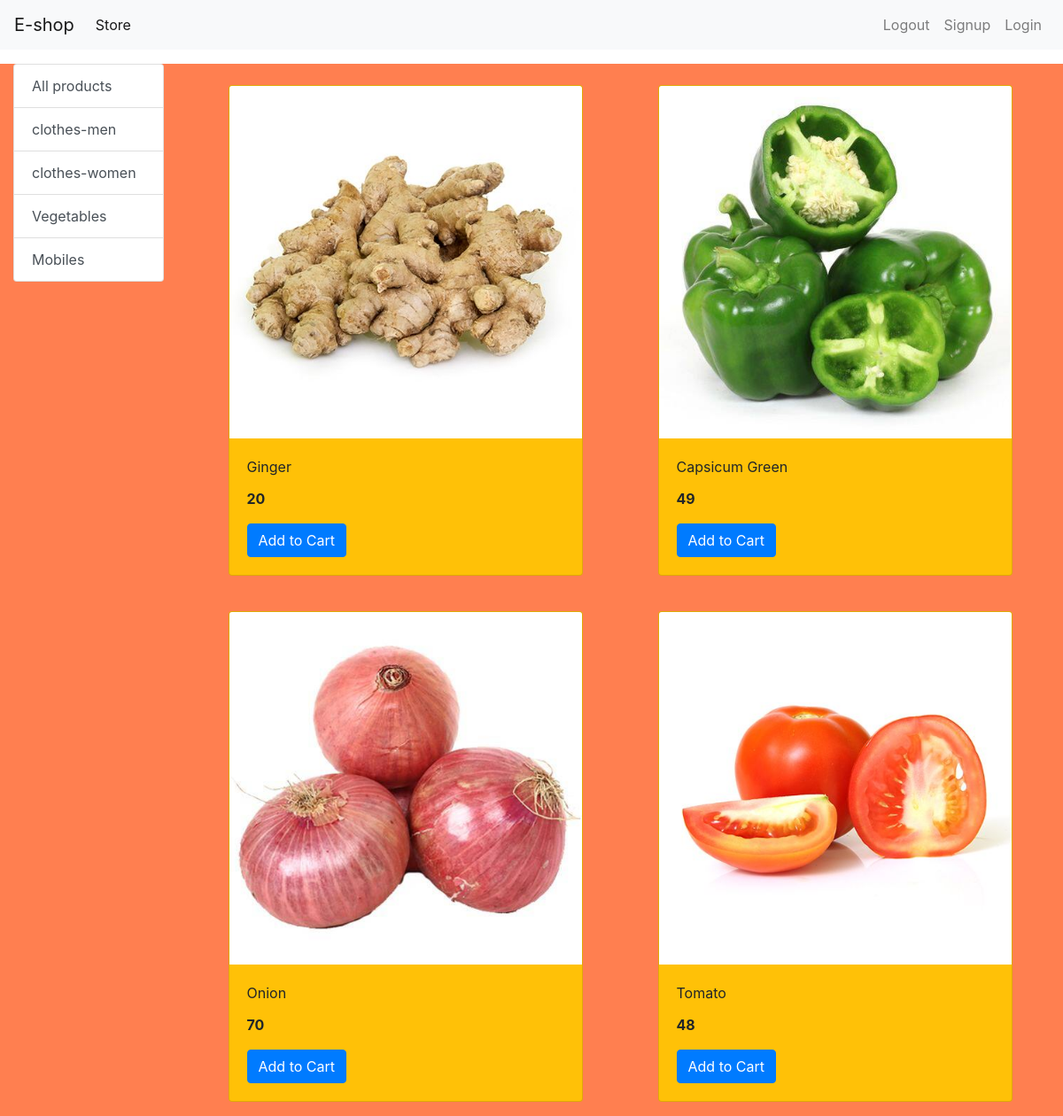
Screenshot of /?category=3 with the database file from the repository.
### store/models/categories.py (models this page shows, shortened)
class Category(models.Model):
    name = models.CharField(max_length=20)
    staticmethod
    def get_all_categories():
        return Category.objects.all()

### store/models/product.py (models this page shows, shortened)
class Product(models.Model):
    name=models.CharField(max_length=50)
    price=models.IntegerField(default=0)
    category = models.ForeignKey(Category, on_delete=models.CASCADE, default=1)
    description=models.CharField(max_length=200 , default='', null=True, blank=True)
    image=models.ImageField(upload_to='upload/products/')
    staticmethod
    def get_all_categories_by_categoryid(category_id):
        if category_id:
            return Product.objects.filter(category = category_id)
        else:
          return Product.get_all_products();

### store/views.py (the view)
# urls.py: path('', index)
def index(request):
    products=None
    category=Category.get_all_categories();
    categoryID=request.GET.get('category')
    if categoryID:
        products=Product.get_all_categories_by_categoryid(categoryID)
    else:
        products=Product.get_all_product();
    data={}
    data['products']=products
    data['category']=category
    return render(request, 'index.html', data)

### store/templates/index.html
{% extends 'base.html' %}
{% block content %}
    <div class="container-fluid mt-3" style="background-color: coral;">
     <div class="row">
         <div class="col-lg-2 mx-auto">
           <div class="list-group">
            <a href="/" class="list-group-item list-group-item-action ">All products</a>
           {% for category in category %}
             <a href="/?category={{category.id}}" class="list-group-item list-group-item-action ">{{category.name}}</a>
           {% endfor %}
           </div>
         </div>
     <div id='products' class="col-lg-10 mx-auto">
       <div class="row mx-auto">
       {% for product in products %}
       <div class="card mx-auto mt-4 mb-3 bg-warning" style="width: 25rem;">
        <img src="{{product.image.url}}" class="card-img-top" alt="...">
       <div class="card-body">
        <p class="card-title">{{product.name}}</p>
        <p class="card-text"><b>{{product.price}}</b></p>
         <a href="#" class="btn btn-primary btn-small">Add to Cart</a>
         </div>
        </div>
       {% endfor %}
       </div>
      </div>
     </div>
    </div>
{% endblock content %}

### rows the page displays
Category: name "clothes-men"
Category: name "clothes-women"
Category: name "Vegetables"
Category: name "Mobiles"
Product: image (picture), name "Ginger", price "20"
Product: image (picture), name "Capsicum Green", price "49"
Product: image (picture), name "Onion", price "70"
Product: image (picture), name "Tomato", price "48"
